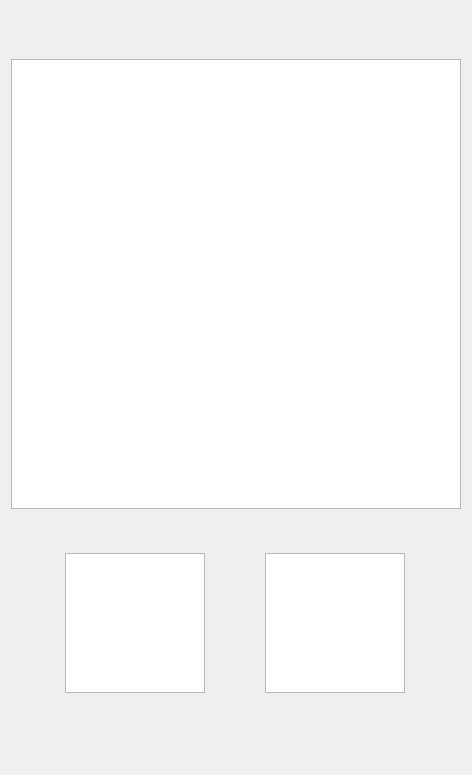
<?xml version="1.0" encoding="UTF-8"?>
<ui version="4.0">
 <class>TestA</class>
 <widget class="QWidget" name="TestA">
  <property name="geometry">
   <rect>
    <x>0</x>
    <y>0</y>
    <width>472</width>
    <height>775</height>
   </rect>
  </property>
  <property name="windowTitle">
   <string>Experiment 1</string>
  </property>
  <layout class="QHBoxLayout" name="horizontalLayout_2">
   <item>
    <layout class="QVBoxLayout" name="verticalLayout_3">
     <item>
      <layout class="QVBoxLayout" name="verticalLayout_2">
       <item>
        <spacer name="verticalSpacer_2">
         <property name="orientation">
          <enum>Qt::Vertical</enum>
         </property>
         <property name="sizeHint" stdset="0">
          <size>
           <width>20</width>
           <height>48</height>
          </size>
         </property>
        </spacer>
       </item>
       <item>
        <widget class="QGraphicsView" name="viewTm">
         <property name="sizePolicy">
          <sizepolicy hsizetype="Fixed" vsizetype="Fixed">
           <horstretch>0</horstretch>
           <verstretch>0</verstretch>
          </sizepolicy>
         </property>
         <property name="minimumSize">
          <size>
           <width>450</width>
           <height>450</height>
          </size>
         </property>
         <property name="maximumSize">
          <size>
           <width>450</width>
           <height>450</height>
          </size>
         </property>
        </widget>
       </item>
      </layout>
     </item>
     <item>
      <layout class="QVBoxLayout" name="verticalLayout">
       <item>
        <spacer name="verticalSpacer_3">
         <property name="orientation">
          <enum>Qt::Vertical</enum>
         </property>
         <property name="sizeType">
          <enum>QSizePolicy::Fixed</enum>
         </property>
         <property name="sizeHint" stdset="0">
          <size>
           <width>20</width>
           <height>38</height>
          </size>
         </property>
        </spacer>
       </item>
       <item>
        <layout class="QHBoxLayout" name="horizontalLayout">
         <item>
          <widget class="QGraphicsView" name="viewTmFirst">
           <property name="sizePolicy">
            <sizepolicy hsizetype="Fixed" vsizetype="Fixed">
             <horstretch>0</horstretch>
             <verstretch>0</verstretch>
            </sizepolicy>
           </property>
           <property name="minimumSize">
            <size>
             <width>140</width>
             <height>140</height>
            </size>
           </property>
           <property name="maximumSize">
            <size>
             <width>140</width>
             <height>140</height>
            </size>
           </property>
          </widget>
         </item>
         <item>
          <widget class="QGraphicsView" name="viewTmSecond">
           <property name="sizePolicy">
            <sizepolicy hsizetype="Fixed" vsizetype="Fixed">
             <horstretch>0</horstretch>
             <verstretch>0</verstretch>
            </sizepolicy>
           </property>
           <property name="minimumSize">
            <size>
             <width>140</width>
             <height>140</height>
            </size>
           </property>
           <property name="maximumSize">
            <size>
             <width>140</width>
             <height>140</height>
            </size>
           </property>
          </widget>
         </item>
        </layout>
       </item>
       <item>
        <spacer name="verticalSpacer">
         <property name="orientation">
          <enum>Qt::Vertical</enum>
         </property>
         <property name="sizeHint" stdset="0">
          <size>
           <width>20</width>
           <height>38</height>
          </size>
         </property>
        </spacer>
       </item>
      </layout>
     </item>
    </layout>
   </item>
  </layout>
 </widget>
 <resources/>
 <connections/>
</ui>
